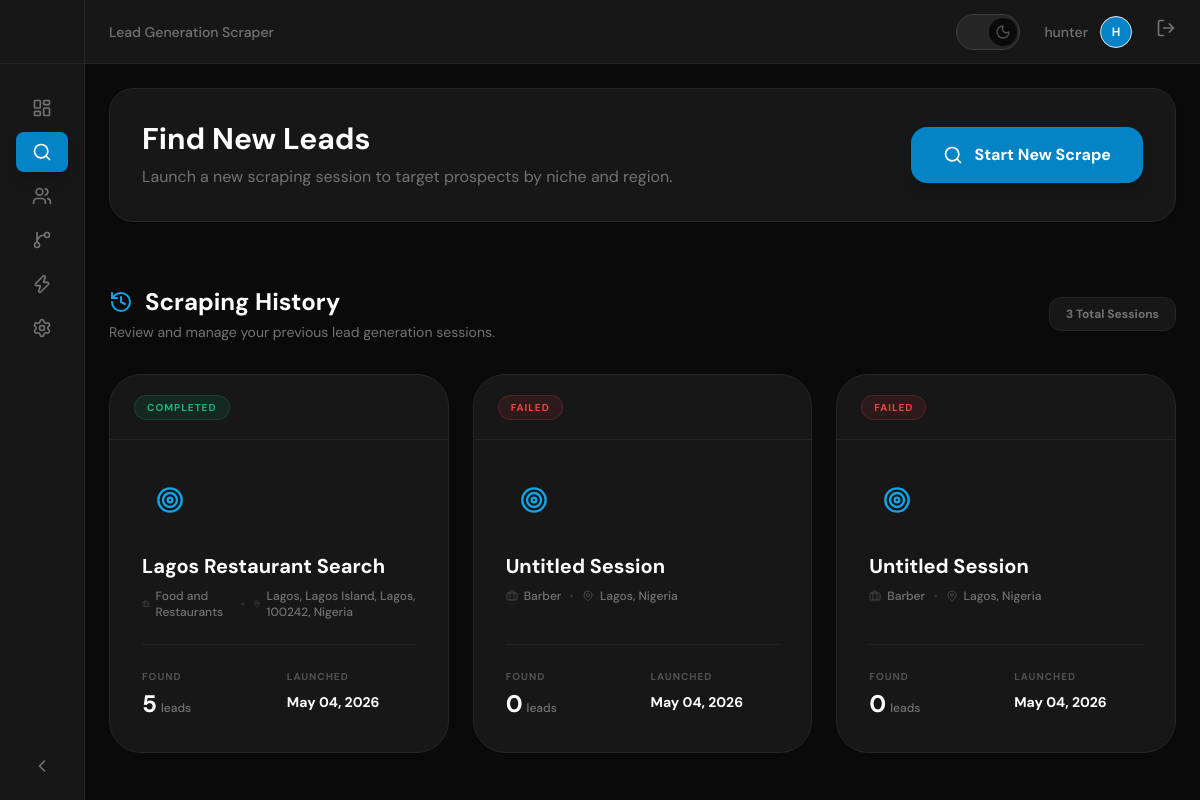
The app's page /dashboard/scraper/ (signed in), older data.
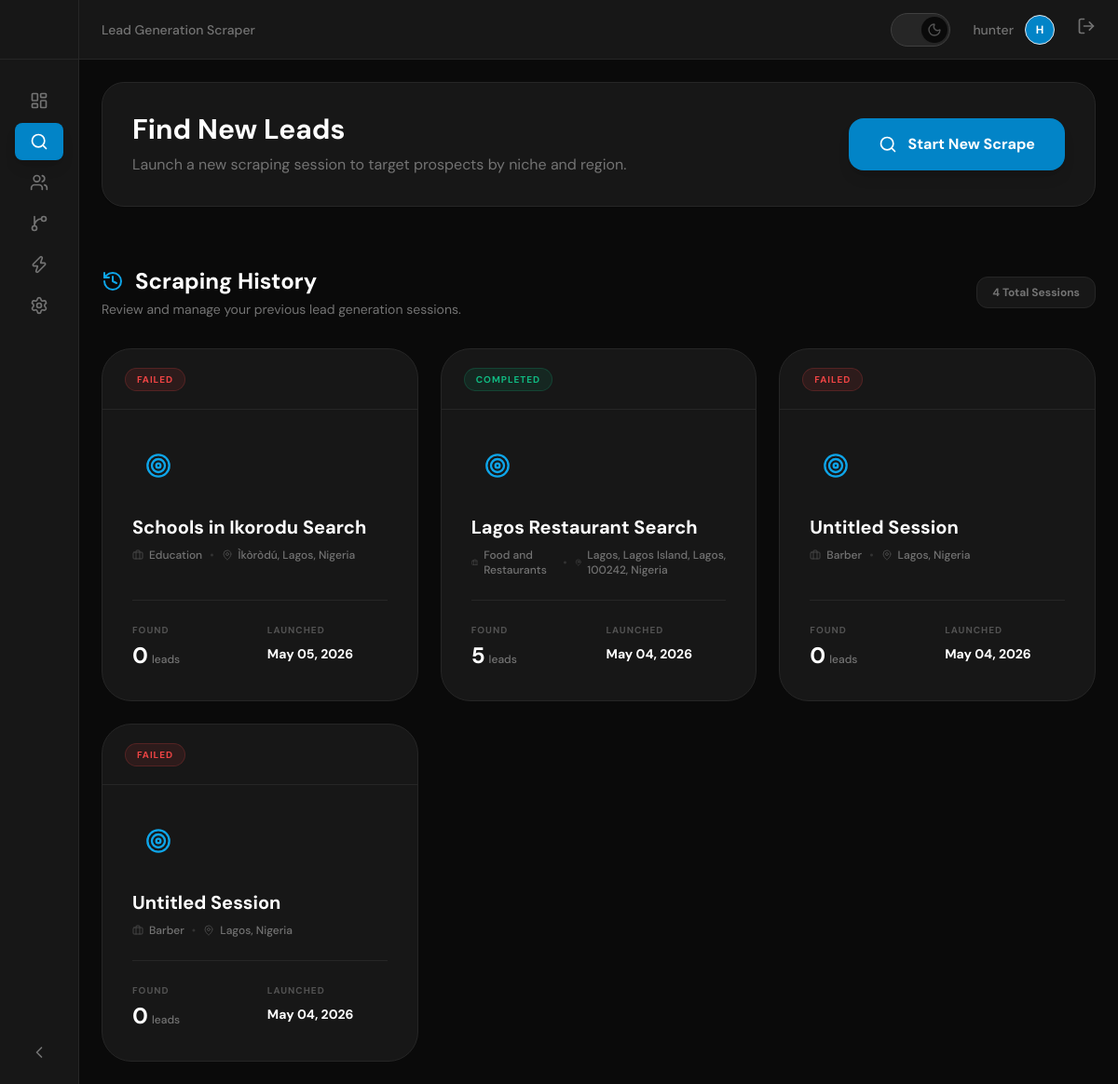
The same page, newer data.
### leads/models.py (models this page shows, shortened)
class ScraperJob(models.Model):
    STATUS_CHOICES = [
        ('pending', 'Pending'),
        ('running', 'Running'),
        ('completed', 'Completed'),
        ('failed', 'Failed'),
    ]
    name = models.CharField(max_length=255, help_text="Session name for this niche")
    niche = models.CharField(max_length=255)
    keywords = models.CharField(max_length=512)
    region = models.CharField(max_length=255)
    status = models.CharField(max_length=20, choices=STATUS_CHOICES, default='pending')
    progress = models.IntegerField(default=0)
    leads_found = models.IntegerField(default=0)
    stop_requested = models.BooleanField(default=False)
    created_at = models.DateTimeField(auto_now_add=True)
    completed_at = models.DateTimeField(null=True, blank=True)
    logs = models.TextField(default="", blank=True)

### leads/views.py (the view)
# urls.py: path('scraper/', views.scraper_dashboard, name='scraper-dashboard'),
@login_required
def scraper_dashboard(request):
    jobs = ScraperJob.objects.all().order_by('-created_at')
    context = {
        'jobs': jobs,
    }
    return render(request, 'leads/scraper.html', context)

### leads/templates/leads/scraper.html (shortened to what this page needs)
{% extends 'base.html' %}
{% block header_title %}Lead Generation Scraper{% endblock %}
{% block content %}
<div class="space-y-8">
    <div class="flex flex-col md:flex-row items-center justify-between bg-surface-100 border border-surface-200 p-8 rounded-3xl shadow-sm">
        <div class="mb-6 md:mb-0">
            <h1 class="text-3xl font-bold mb-2 text-surface-950">Find New Leads</h1>
            <p class="text-surface-500">Launch a new scraping session to target prospects by niche and region.</p>
        </div>
        <button hx-get="{% url 'leads:scraper-create' %}" hx-target="#modal-content" class="w-full md:w-auto bg-primary-600 hover:bg-primary-500 text-white px-8 py-4 rounded-2xl font-bold transition-all flex items-center justify-center shadow-lg shadow-primary-600/20 group">
            <i data-lucide="search" class="w-5 h-5 mr-3 group-hover:scale-110 transition-transform"></i>
            Start New Scrape
        </button>
    </div>
    <div class="space-y-8">
        <div class="flex flex-col md:flex-row md:items-center justify-between gap-4">
            <div>
                <h2 class="text-2xl font-bold text-surface-950 font-display flex items-center">
                    <i data-lucide="history" class="w-6 h-6 mr-3 text-primary-500"></i>
                    Scraping History
                </h2>
                <p class="text-surface-500 text-sm mt-1">Review and manage your previous lead generation sessions.</p>
            </div>
            <div class="bg-surface-100 border border-surface-200 px-4 py-2 rounded-xl text-xs font-bold text-surface-500">
                {{ jobs.count }} Total Sessions
            </div>
        </div>
        <div class="grid grid-cols-1 sm:grid-cols-2 lg:grid-cols-3 2xl:grid-cols-4 gap-6"
             hx-trigger="jobsChanged from:body"
             hx-get="{% url 'leads:scraper-dashboard' %}"
             hx-target="this"
             hx-swap="outerHTML"
             hx-select=".grid">
            {% for job in jobs %}
            <div class="group relative flex flex-col h-full bg-surface-100 border border-surface-200 rounded-[2rem] overflow-hidden transition-all duration-500 hover:shadow-2xl hover:shadow-primary-500/10 hover:-translate-y-2">
                <div class="px-6 py-4 border-b border-surface-200 flex items-center justify-between bg-surface-50/50">
                    <span class="text-[10px] font-bold uppercase tracking-widest px-3 py-1 rounded-full border
                        {% if job.status == 'completed' %}bg-emerald-500/10 text-emerald-500 border-emerald-500/20
                        {% elif job.status == 'running' %}bg-primary-500/10 text-primary-500 border-primary-500/20
                        {% elif job.status == 'failed' %}bg-red-500/10 text-red-500 border-red-500/20
                        {% else %}bg-surface-500/10 text-surface-500 border-surface-500/20{% endif %}">
                        {{ job.status }}
                    </span>
                </div>
                <a href="{% url 'leads:scraper-session-detail' job.pk %}" class="p-8 flex-1 flex flex-col">
                    <div class="mb-6">
                        <div class="w-14 h-14 bg-primary-500/5 rounded-2xl flex items-center justify-center mb-6 group-hover:scale-110 group-hover:bg-primary-500 group-hover:text-white transition-all duration-500 text-primary-500">
                            <i data-lucide="target" class="w-7 h-7"></i>
                        </div>
                        <h3 class="font-bold text-xl text-surface-950 group-hover:text-primary-600 transition-colors mb-2 line-clamp-1">{{ job.name }}</h3>
                        <div class="flex items-center text-xs text-surface-500 font-medium">
                            <i data-lucide="briefcase" class="w-3 h-3 mr-1.5 opacity-50"></i>
                            {{ job.niche }}
                            <span class="mx-2 opacity-30">•</span>
                            <i data-lucide="map-pin" class="w-3 h-3 mr-1.5 opacity-50"></i>
                            {{ job.region }}
                        </div>
                    </div>
                    <div class="mt-auto pt-6 border-t border-surface-200 grid grid-cols-2 gap-4">
                        <div>
                            <p class="text-[10px] font-bold text-surface-400 uppercase tracking-widest mb-1">Found</p>
                            <div class="flex items-baseline">
                                <span class="text-2xl font-bold text-surface-950 mr-1">{{ job.leads_found }}</span>
                                <span class="text-xs text-surface-500 font-medium">leads</span>
                            </div>
                        </div>
                        <div>
                            <p class="text-[10px] font-bold text-surface-400 uppercase tracking-widest mb-1">Launched</p>
                            <p class="text-sm font-bold text-surface-950 mt-2">{{ job.created_at|date:"M d, Y" }}</p>
                        </div>
                    </div>
                </a>
            </div>
            {% endfor %}
        </div>
    </div>
</div>
{% endblock %}

### templates/base.html (shortened to what this page needs)
<!DOCTYPE html>
<html lang="en" class="dark">
<head>
    <script src="https://cdn.tailwindcss.com"></script>
</head>
<body class="bg-surface-50 text-surface-900 font-sans transition-colors duration-300" hx-headers='{"X-CSRFToken": "{{ csrf_token }}"}'>
    <div class="flex h-screen overflow-hidden" x-data="{ sidebarOpen: false, sidebarCollapsed: $persist(false).as('sidebarCollapsed') }">
        <aside class="fixed inset-y-0 left-0 z-50 bg-surface-100 border-r border-surface-200 transform transition-all duration-300 ease-in-out md:relative md:translate-x-0 sidebar-transition"
               :class="{
                   'translate-x-0': sidebarOpen,
                   '-translate-x-full': !sidebarOpen,
                   'w-64': !sidebarCollapsed,
                   'w-20': sidebarCollapsed
               }">
            <div class="flex items-center h-16 px-6 border-b border-surface-200" :class="sidebarCollapsed ? 'justify-center' : 'justify-between'">
            </div>
            <nav class="mt-6 px-4 space-y-1">
                <a href="{% url 'leads:dashboard' %}" class="flex items-center px-4 py-2.5 text-sm font-medium rounded-lg transition-all group {% if request.resolver_match.url_name == 'dashboard' %}bg-primary-600 text-white shadow-lg shadow-primary-600/20{% else %}text-surface-500 hover:text-surface-950 hover:bg-surface-200{% endif %}" :title="sidebarCollapsed ? 'Dashboard' : ''">
                    <i data-lucide="layout-dashboard" class="w-5 h-5 shrink-0" :class="sidebarCollapsed ? 'mr-0' : 'mr-3'"></i>
                </a>
                <a href="{% url 'leads:scraper-dashboard' %}" class="flex items-center px-4 py-2.5 text-sm font-medium rounded-lg transition-all group {% if request.resolver_match.url_name == 'scraper-dashboard' %}bg-primary-600 text-white shadow-lg shadow-primary-600/20{% else %}text-surface-500 hover:text-surface-950 hover:bg-surface-200{% endif %}" :title="sidebarCollapsed ? 'Scraper' : ''">
                    <i data-lucide="search" class="w-5 h-5 shrink-0" :class="sidebarCollapsed ? 'mr-0' : 'mr-3'"></i>
                </a>
                <a href="{% url 'leads:lead-list' %}" class="flex items-center px-4 py-2.5 text-sm font-medium rounded-lg transition-all group {% if request.resolver_match.url_name == 'lead-list' %}bg-primary-600 text-white shadow-lg shadow-primary-600/20{% else %}text-surface-500 hover:text-surface-950 hover:bg-surface-200{% endif %}" :title="sidebarCollapsed ? 'Leads' : ''">
                    <i data-lucide="users" class="w-5 h-5 shrink-0" :class="sidebarCollapsed ? 'mr-0' : 'mr-3'"></i>
                </a>
                <a href="{% url 'leads:pipeline' %}" class="flex items-center px-4 py-2.5 text-sm font-medium rounded-lg transition-all group {% if request.resolver_match.url_name == 'pipeline' %}bg-primary-600 text-white shadow-lg shadow-primary-600/20{% else %}text-surface-500 hover:text-surface-950 hover:bg-surface-200{% endif %}" :title="sidebarCollapsed ? 'Pipeline' : ''">
                    <i data-lucide="git-branch" class="w-5 h-5 shrink-0" :class="sidebarCollapsed ? 'mr-0' : 'mr-3'"></i>
                </a>
                <a href="{% url 'leads:automation-dashboard' %}" class="flex items-center px-4 py-2.5 text-sm font-medium rounded-lg transition-all group {% if request.resolver_match.url_name == 'automation-dashboard' %}bg-primary-600 text-white shadow-lg shadow-primary-600/20{% else %}text-surface-500 hover:text-surface-950 hover:bg-surface-200{% endif %}" :title="sidebarCollapsed ? 'Automation' : ''">
                    <i data-lucide="zap" class="w-5 h-5 shrink-0" :class="sidebarCollapsed ? 'mr-0' : 'mr-3'"></i>
                </a>
                <a href="{% url 'leads:settings' %}" class="flex items-center px-4 py-2.5 text-sm font-medium rounded-lg transition-all group {% if request.resolver_match.url_name == 'settings' %}bg-primary-600 text-white shadow-lg shadow-primary-600/20{% else %}text-surface-500 hover:text-surface-950 hover:bg-surface-200{% endif %}" :title="sidebarCollapsed ? 'Settings' : ''">
                    <i data-lucide="settings" class="w-5 h-5 shrink-0" :class="sidebarCollapsed ? 'mr-0' : 'mr-3'"></i>
                </a>
                <a href="{% url 'resumes:resume-list' %}" class="flex items-center px-4 py-2.5 text-sm font-medium rounded-lg transition-all group {% if 'resumes' in request.path %}bg-primary-600 text-white shadow-lg shadow-primary-600/20{% else %}text-surface-500 hover:text-surface-950 hover:bg-surface-200{% endif %}" :title="sidebarCollapsed ? 'Resumes' : ''>
                    <i data-lucide="file-text" class="w-5 h-5 shrink-0" :class="sidebarCollapsed ? 'mr-0' : 'mr-3'"></i>
                </a>
                <a href="{% url 'resumes:payment-list' %}" class="flex items-center px-4 py-2.5 text-sm font-medium rounded-lg transition-all group {% if 'payments' in request.path %}bg-primary-600 text-white shadow-lg shadow-primary-600/20{% else %}text-surface-500 hover:text-surface-950 hover:bg-surface-200{% endif %}" :title="sidebarCollapsed ? 'Payments' : ''>
                    <i data-lucide="credit-card" class="w-5 h-5 shrink-0" :class="sidebarCollapsed ? 'mr-0' : 'mr-3'"></i>
                </a>
            </nav>
            <div class="absolute bottom-4 left-0 w-full px-4 hidden md:block">
                <button @click="sidebarCollapsed = !sidebarCollapsed" class="flex items-center w-full px-4 py-2 text-sm font-medium text-surface-500 hover:text-surface-950 hover:bg-surface-200 rounded-lg transition-all">
                    <i data-lucide="chevron-left" class="w-5 h-5 transition-transform" :class="sidebarCollapsed ? 'rotate-180' : ''"></i>
                </button>
            </div>
        </aside>
        <div class="flex-1 flex flex-col overflow-hidden bg-surface-50">
            <header class="h-16 bg-surface-100 border-b border-surface-200 flex items-center justify-between px-6 transition-colors duration-300">
                <div class="text-sm font-medium text-surface-500">
                    {% block header_title %}Huntly{% endblock %}
                </div>
                <div class="flex items-center space-x-6">
                    <button id="theme-toggle" class="relative inline-flex h-9 w-16 items-center justify-center rounded-full bg-surface-200 border border-surface-300 transition-all duration-300 focus:outline-none">
                        <div class="absolute left-1 flex h-7 w-7 items-center justify-center rounded-full bg-surface-50 shadow-sm transition-all duration-300 transform dark:translate-x-7">
                            <i data-lucide="moon" class="w-4 h-4 hidden dark:block text-surface-400"></i>
                        </div>
                    </button>
                    <a href="{% url 'leads:profile' %}" class="flex items-center space-x-3 group">
                        <span class="text-sm text-surface-500 font-medium group-hover:text-surface-950 transition-colors">{{ user.username }}</span>
                        <div class="w-8 h-8 rounded-full bg-primary-600 border border-primary-500/20 flex items-center justify-center text-xs font-bold text-white group-hover:scale-110 transition-transform">
                            {{ user.username.0|upper }}
                        </div>
                    </a>
                    <form action="{% url 'core:logout' %}" method="post" class="inline">
                        <button type="submit" class="text-surface-500 hover:text-surface-950 transition-colors">
                            <i data-lucide="log-out" class="w-5 h-5"></i>
                        </button>
                    </form>
                </div>
            </header>
            <main class="flex-1 overflow-x-hidden overflow-y-auto bg-surface-50 p-6">
                {% block content %}{% endblock %}
            </main>
        </div>
    </div>
</body>
</html>

### templates/base.html (style rules this page uses)
:root { --primary-50: #f0f9ff; --primary-100: #e0f2fe; --primary-200: #bae6fd; --primary-300: #7dd3fc; --primary-400: #38bdf8; --primary-500: #0ea5e9; --primary-600: #0284c7; --primary-700: #0369a1; --primary-800: #075985; --primary-900: #0c4a6e; --surface-50: #ffffff; --surface-100: #f5f5f5; --surface-200: #eeeeee; --surface-300: #e0e0e0; --surface-400: #bdbdbd; --surface-500: #9e9e9e; --surface-600: #757575; --surface-700: #616161; --surface-800: #424242; --surface-900: #212121; --surface-950: #0a0a0a; }
.dark { --surface-50: #0a0a0a; --surface-100: #171717; --surface-200: #262626; --surface-300: #404040; --surface-400: #525252; --surface-500: #737373; --surface-600: #a3a3a3; --surface-700: #d4d4d4; --surface-800: #e5e5e5; --surface-900: #f5f5f5; --surface-950: #ffffff; }
.sidebar-transition { transition: all 0.3s cubic-bezier(0.4, 0, 0.2, 1); }
body { background-color: var(--surface-50); color: var(--surface-900); }

Row changes from the older to the newer data that the page shows:
added ScraperJob: status "FAILED", name "Schools in Ikorodu Search", niche "Education", region "Ìkòròdú, Lagos, Nigeria", leads_found "0", created_at "May 05, 2026"
Text that changed along with them:
{{ jobs.count }}: "3" → "4"
